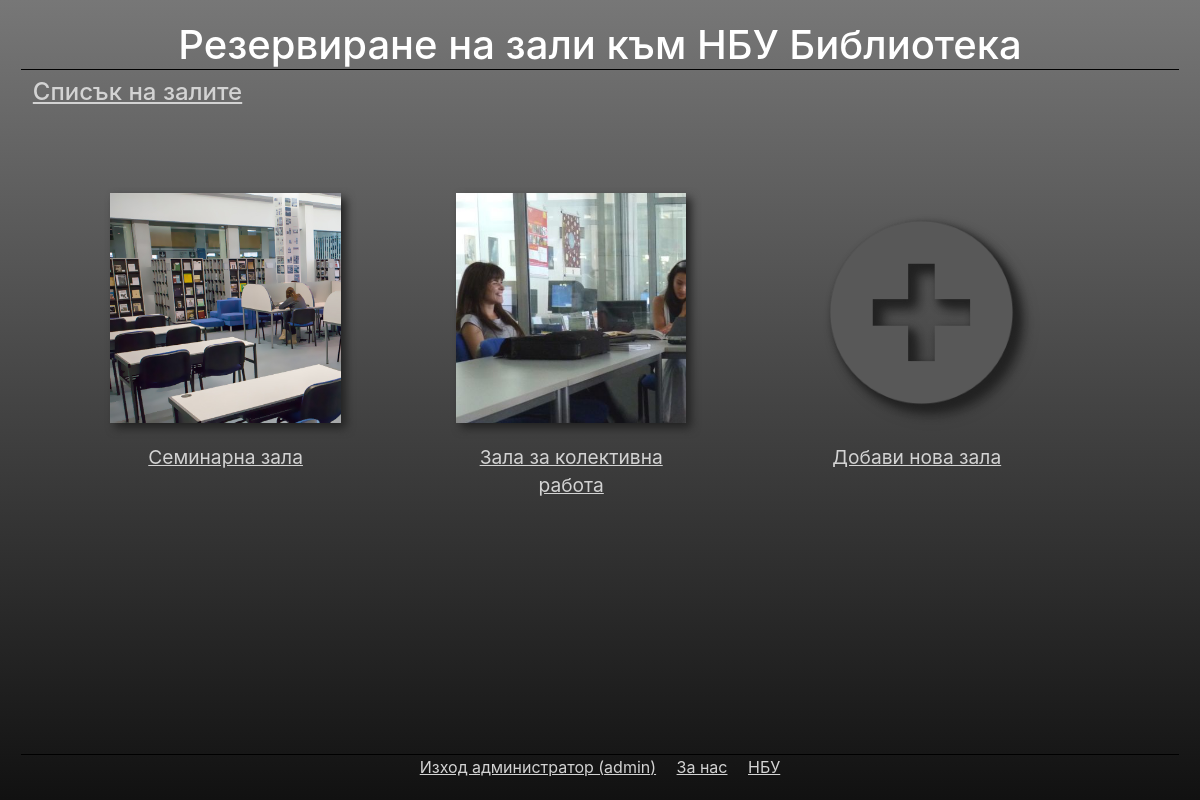
/htdocs/content/pages/rooms.php (signed in), run on the app's committed database.
### tables this page shows
CREATE TABLE `room` (
  `room_id` int(255) NOT NULL,
  `room_name` varchar(255) NOT NULL,
  `image_path` varchar(255) NOT NULL,
  `color` varchar(255) NOT NULL,
  `workday_open` time NOT NULL,
  `workday_close` time NOT NULL,
  `weekend_open` time NOT NULL,
  `weekend_close` time NOT NULL
);

### htdocs/content/libraries/myview.php (called while the page is built, shortened)
<?php
class MyView {
    protected $vars = [];
    protected $template_file;
    public function __construct($template_file, $vars = null) {
        $this->template_file = $template_file;
    }
    public function render() {
        require self::TEMPLATE_DIR.$this->template_file;
    }
    public function __set($name, $value) {
        $this->vars[$name] = $value;
    }
    public function __get($name) {
        if (isset($this->vars[$name])) {
            return $this->vars[$name];
        } else {
            return null;
        }
    }
}
?>

### htdocs/content/pages/rooms.php (called while the page is built)
<?php
require_once('libraries/myview.php');
require_once('libraries/isadmin.php');
require_once('model/room.php');
$t = new MyView('header.phtml');
$t->title = "Резервиране на зали към НБУ Библиотека";
$t->stylesheets = [
    'rooms.css',
];
$t->scripts = [
    'css_grid_annotator.js',
];
$t->render();
$rooms = get_rooms();
if (is_admin()) {
    $rooms['new'] = [
        "title" => "Добави нова зала",
        "img_url" => "plus-light.png",
        "img_class" => "shadowed",
    ];
}
$t = new MyView("rooms.phtml");
$t->rooms = $rooms;
$t->render();
$t = new MyView('footer.phtml');
$t->render();
?>

### htdocs/content/model/room.php (called while the page is built, shortened)
<?php
function get_rooms()
{
    require_once "database.php";
    $search_id_result = $db->query("SELECT * FROM room");
    if(mysqli_num_rows($search_id_result)!=0){
        while( ($row = $search_id_result->fetch_array())!=0){
            $room[$row['room_id']]=[
                "title" => $row['room_name'],
                "img_url" => $row['image_path'],
								"color" => $row['color'],
            ];
        }
        return $room;
    }
}

### htdocs/content/libraries/isadmin.php (called while the page is built)
<?php
function is_admin() {
    return array_key_exists('is_admin', $_COOKIE) && $_COOKIE['is_admin'] == 'true';
}
?>

### htdocs/content/templates/rooms.phtml (the view)
<div class="grid-container">
<?php
foreach ($this->rooms as $room_id => $room) {
?>
<div class="grid-element">
    <a href="<?= ($room_id === 'new' ? 'javascript:open_ajax_popup(\'/rooms/new\');' : "/rooms/$room_id") ?>">
        <div class="icon shadowed">
            <img src="/resources/images/<?= $room['img_url'] ?>" class="<?php if (isset($room['img_class'])) { echo $room['img_class']; } ?>"/>
        </div>
        <div><?= $room['title'] ?></div>
    </a>
</div>
<?php
}
?>
</div>

### htdocs/content/templates/header.phtml (shortened to what this page needs)
<?php
$menu = $this->menu ? $this->menu : [];
if (!in_array($_SERVER['REQUEST_URI'], ['/rooms', '/rooms/'])) {
    $menu = array_merge([
        ['url' => '/', 'title' => 'Списък на залите'],
    ], $menu);
}
$stylesheets = array_merge($this->stylesheets ? $this->stylesheets : [], [
    'common.css',
    'bootstrap.css',
    'jquery.fancybox.min.css',
]);
?>
<!DOCTYPE html>
<html>
<head>
    <?php foreach ($stylesheets as $e) { ?>
        <link rel="stylesheet" type="text/css" href="/resources/stylesheets/<?= $e ?>" />
    <?php } ?>
</head>
<body>
    <div id="header">
        <div>
            <h1><?= $this->title ?></h1>
            <h4>
                <?php
                foreach ($menu as $m) {
                    echo "<a href='$m[url]'>$m[title]</a>";
                } ?>
            </h4>
        </div>
    </div>
    <div id="content">

### htdocs/content/templates/footer.phtml (shortened to what this page needs)
<?php
require_once('libraries/isadmin.php');
?>
</div>
<div id="footer">
    <div>
        <?php if (!is_admin()) { ?>
            <a data-fancybox data-src="#login_screen" href="javascript:;">Вход за администратори</a>
        <?php } else { ?>
            <a href="" id="logout">Изход администратор (<?= $_COOKIE['username'] ?>)</a>
        <?php } ?>
        <a href="/about">За нас</a>
        <a href="http://nbu.bg">НБУ</a>
    </div>
</div>
</body>
</html>

### htdocs/resources/stylesheets/rooms.css (style rules this page uses)
.grid-container { display: grid; grid-template-columns: auto auto auto auto; padding: 0 2em; width: 60%; }
.grid-container { display: -ms-grid; -ms-grid-columns: auto auto auto auto; }
.grid-element>a { display: block; padding: 3em; font-size: 120%; text-align: center; transition: 0.3s; border-radius: 1em; }
.grid-container div.icon>img { height: 100%; }
.grid-container div.icon { width: 12em; height: 12em; overflow: hidden; margin: 0 auto; margin-bottom: 1em; }

### htdocs/resources/stylesheets/common.css (style rules this page uses)
html { min-height: 100%; color: white; background-color: #333; background: linear-gradient(#777 0%, #111 100%); font-family: "Segoe UI", Arial, Helvetica, sans-serif; line-height: 1.5; }
#header h1 { border-bottom: black 1px solid; text-align: center; }
a, a:visited { color: lightgray; }
body { margin: 0; }
body { min-height: 100vh; display: flex; flex-direction: column; }
#content { flex: 1; }
body>div { padding: 1.3em; }
#header, #content { color: white; }
#content { padding-top: 0; padding-bottom: 0; }
#footer>div { border-top: black 1px solid; text-align: center; }
#footer a, #header a { padding: 0 0.5em; }
.shadowed { -webkit-filter: drop-shadow(5px 5px 5px #222); filter: drop-shadow(5px 5px 5px #222); }
html { -webkit-animation: fadein 1s; -moz-animation: fadein 1s; -ms-animation: fadein 1s; -o-animation: fadein 1s; animation: fadein 1s; }

### data on the page
room: image_path (picture), room_name "Семинарна зала"
room: image_path (picture), room_name "Зала за колективна работа"

### other printed values
$this->title "Резервиране на зали към НБУ Библиотека"
$m[title] "Списък на залите"
$room['title'] "Добави нова зала"
$_COOKIE['username'] "admin"
